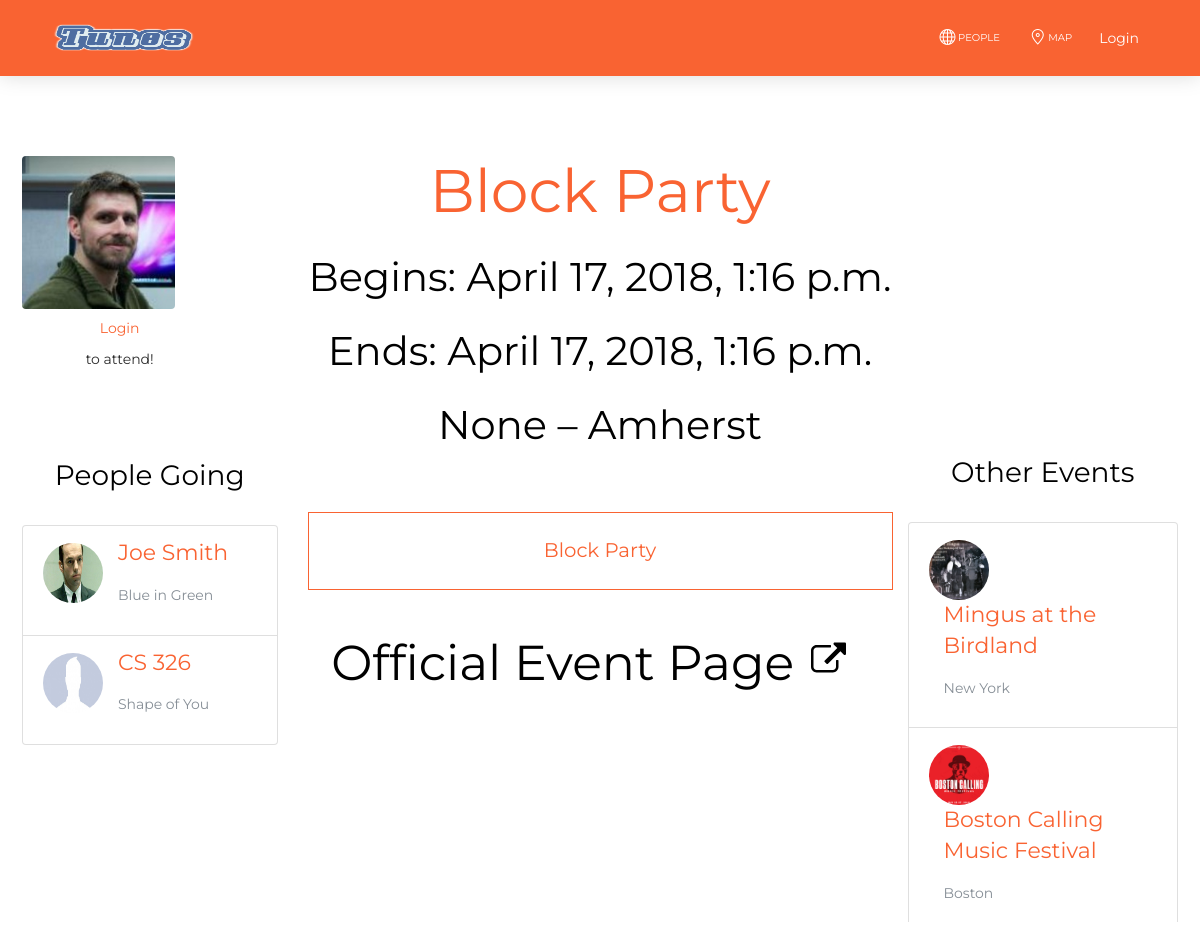
The page /Tunes/event/abe874ae-0c21-42e2-b0b1-ef7d72d9a8d7 on the database its author committed.
### Tunes/models.py (models this page shows, shortened)
class Event(models.Model):
	id = models.UUIDField(primary_key=True, default=uuid.uuid4, help_text="Unique ID for this event")
	name = models.CharField(max_length=100)
	location = models.ForeignKey('Location', blank = True, null = True, on_delete=models.SET_NULL, related_name = "event_location")
	start_time = models.DateTimeField('Start Time', default=datetime.now, help_text="(yyyy-mm-dd hh:mm:ss)")
	end_time = models.DateTimeField('End Time', default=datetime.now, help_text="(yyyy-mm-dd hh:mm:ss)")
	description = models.TextField()
	image = models.ImageField(upload_to = 'images/events/', default = 'images/default.png', blank = True, null = True)
	host = models.ForeignKey('Profile', on_delete=models.CASCADE, related_name = "event_host")
	people = models.ManyToManyField('Profile', related_name = "people_attending")
	other_events = models.ManyToManyField('Event', related_name = "other_events_occuring")
	web_link = models.URLField('Web Link', max_length=250, blank = True, null = True, help_text="(http(s)://...)")
	venue = models.CharField(max_length=100, blank = True, null = True)
	latitude = models.DecimalField(max_digits=9, decimal_places=6, blank = True, null = True)
	longitude = models.DecimalField(max_digits=9, decimal_places=6, blank = True, null = True)
	def get_absolute_url(self):
		return reverse('event-detail', args=[str(self.id)])

class Profile(models.Model):
	id = models.UUIDField(primary_key=True, default=uuid.uuid4, help_text="Unique ID for this user")
	user = models.OneToOneField(User, on_delete=models.CASCADE)
	name = models.CharField(max_length=100)
	bio = models.TextField()
	events_hosting = models.ManyToManyField('Event', related_name = "user_events_hosting", blank = True, null = True)
	events_attending = models.ManyToManyField('Event', related_name = "user_events_attending", blank = True, null = True)
	events_attended = models.ManyToManyField('Event', related_name = "user_events_attended",  blank = True, null = True)
	anthem = models.ForeignKey('Song', on_delete=models.SET_NULL, null = True, related_name = "user_anthem")
	location = models.ForeignKey('Location', on_delete=models.SET_NULL, null = True, related_name = "user_location")
	followers = models.ManyToManyField('Profile', related_name = "user_followers",  blank = True, null = True)
	following = models.ManyToManyField('Profile', related_name = "user_following",  blank = True, null = True)
	rotation = models.ManyToManyField('Album')
	favorite_songs = models.ManyToManyField('Song')
	favorite_genres = models.ManyToManyField('Genre')
	hobbies = models.CharField(max_length=200)
	email = models.EmailField(blank = True, null = True)
	current_song = models.ForeignKey('Song', blank = True, null = True, on_delete=models.SET_NULL, related_name = "user_current_song", help_text="Currently listened to song")
	profile_picture = models.ImageField(upload_to = 'images/users/', default = 'images/default.png', blank = True, null = True)
	playlists = models.ManyToManyField('Playlist', blank = True, null = True, related_name = "playlist_user")
	latitude = models.DecimalField(max_digits=9, decimal_places=6, blank = True, null = True)
	longitude = models.DecimalField(max_digits=9, decimal_places=6, blank = True, null = True)
	def get_absolute_url(self):
		return reverse('user-detail', args=[str(self.id)])

class Song(models.Model):
	name = models.CharField(max_length=100)
	artist = models.ManyToManyField('Artist', related_name="song_artist")
	album = models.ManyToManyField('Album', related_name="song_album")
	embed_code = models.CharField(max_length=250, blank = True, null = True)
	def __str__(self):
		return self.name

class Location(models.Model):
	name = models.CharField(max_length=100, help_text="City Name")
	state = models.CharField(max_length=100)
	def __str__(self):
		return self.name

### Tunes/views.py (the view, shortened to what this page needs)
# urls.py: re_path(r'^event/(?P<pk>[-\w]+)$', views.EventDetailView.as_view(), name='event-detail'),
class EventDetailView(FormMixin,generic.DetailView):
    model = Event
    form_class = Add_Event_Form
    def get_context_data(self, **kwargs):
        context = super(EventDetailView, self).get_context_data(**kwargs)
        context['form'] = Add_Event_Form(initial={'post': self.object})
        return context

### Tunes/templates/Tunes/event_detail.html (shortened to what this page needs)
{% extends "base_page.html" %}
{% block content %}
{% load static %}
{% load staticfiles %}
<head>
    <link rel='stylesheet' type='text/css' href="{% static 'css/eventstyle.css' %}" />
</head>
<body>
    <div class="text-center" id="allthings">
		<div class="row justify-content-left">
            <div class="col-md-3" id="leftcol">
                <div id="imagespace">
                    <a href="{{ event.web_link }}" id="eventlink">
                        <img src="{{ event.image.url }}" alt="{{ event.name }}" class="rounded" id="eventpic">
                    </a>
                    <div id="attending">
                    {% if request.user.is_authenticated  %}
                        <form method="post">
                          {% csrf_token %}
                          {{ form.as_p }}
                          <button align='left' type="submit" class="btn btn-primary">I'm Attending!</button>
                        </form>
                    {% else %}
                        <p><a href="{% url 'login' %}?next={{request.path}}" class="nav-link">Login</a> to attend!</p>
                    {% endif %}
                  </div>
                </div>
                <h3><a class="main-col-head" href="#">People Going</a></h3>
					<div class="list-group">
                        {% if event.people %}
                            {% for u in event.people.all %}
                                <a href="{{ u.get_absolute_url }}" class="list-group-item">
        						<img src="{{ u.profile_picture.url }}" class="rounded-circle" alt="{{ u.name }}">
        						<div class="list-text">
        						<h5 class="list-group-item-heading text-primary text-left">{{ u.name }}</h5>
        						<p class="list-group-item-text text-muted text-left">{{ u.anthem }}</p>
        						</div>
        						</a>
                            {% endfor %}
                        {% else %}
                        <p>No Users :(</p>
                        {% endif %}
                    </div>
            </div>
            <div class="col-md-6" id=maininfo>
                <h1 class="list-group-item-heading text-primary text-center" id="eventname">{{ event.name }}</h1>
                <h2 class="list-group-item-heading text-primary text-center" id="eventdate">Begins: {{ event.start_time }}</h2>
                <h2 class="list-group-item-heading text-primary text-center" id="eventdate">Ends: {{ event.end_time }}</h2>
                <h2 class="list-group-item-heading text-primary text-center" id="eventlocation">{{ event.venue }} – {{ event.location }}</h2>
                <div class="typography-line" id=eventdesc>
                    <blockquote>
                        <p class="blockquote blockquote-primary">
                            {{ event.description }}
                        </p>
                    </blockquote>
                </div>
                <h1 class="list-group-item-heading text-primary text-center"><a href="{{ event.web_link }}" id="eventlink">Official Event Page &ensp; &ensp;</a></h1>
            </div>
            <div class="col-md-3" id="eventbar">
				<h3><a class="main-col-head" href="#">Other Events</a></h3>
					<div class="list-group">
                        {% if event.other_events %}
                            {% for e in event.other_events.all %}
                                <a href="{{ e.get_absolute_url }}" class="list-group-item">
                                <img src="{{ e.image.url }}" class="rounded-circle" alt="{{ e.name }}">
                                <div class="list-text">
                                <h5 class="list-group-item-heading text-primary text-left">{{ e.name }}</h5>
                                <p class="list-group-item-text text-muted text-left">{{ e.location }}</p>
                                </div>
                                </a>
                            {% endfor %}
                        {% else %}
                        <p>No Users :(</p>
                        {% endif %}
                    </div>
            </div>
        </div>
    </div>
</body>
{% endblock %}

### Tunes/static/css/style.css (style rules this page uses)
.list-group { min-height: 300px; max-height: 400px; overflow-y: auto; }
.list-group a { font-size: 14px; }
.list-group img { width: 60px; height: 60px; margin-top: 5px; float: left; }
.list-text { float: left; display: inline; padding-left: 15px; max-width: 230px; }
.main-col-head { color: black; }

### Tunes/static/css/eventstyle.css (style rules this page uses)
.list-group { min-height: 300px; max-height: 400px; overflow-y: auto; }
.list-group a { font-size: 14px; }
.list-group img { width: 60px; height: 60px; margin-top: 5px; float: left; }
.list-text { float: left; display: inline; padding-left: 15px; max-width: 230px; }
.main-col-head { color: black; }
#leftcol { padding-left: 3%; }
#eventbar { padding-left: 0%; padding-right: 3%; padding-top: 19%; }
#eventpic { display: block; max-width: 50px !important; height: auto; }
#eventname { font-size: 60px; padding-bottom: 4%; }
#eventdate { font-size: 40px; color: black !important; }
#eventlocation { color: black !important; }
#eventdesc { padding-right: 0%; padding-top: 6%; font-size: 18px; padding-bottom: 5%; }
#eventlink { color: black !important; background: url('assets/images/link.svg') no-repeat 100% 0; background-size: 35px 35px; background-position: bottom 17px left 480px; }
#allthings { padding-top: 5%; }

### rows shown on the page
Event: image (picture), name "Block Party", start_time "April 17, 2018, 1:16 p.m.", end_time "April 17, 2018, 1:16 p.m.", venue "None", location "Amherst", description "Block Party"
Profile: profile_picture (picture), name "Joe Smith", anthem "Blue in Green"
Profile: profile_picture (placeholder picture), name "CS 326", anthem "Shape of You"
Event: image (picture), name "Mingus at the Birdland", location "New York"
Event: image (picture), name "Boston Calling Music Festival", location "Boston"
